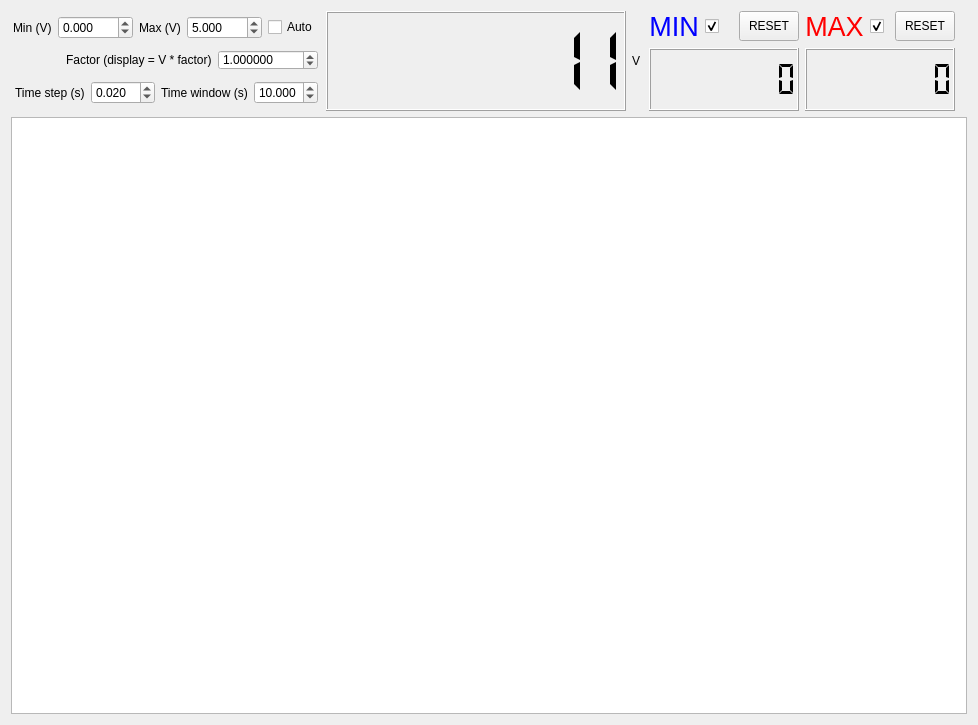
<?xml version="1.0" encoding="UTF-8"?>
<ui version="4.0">
 <class>keithleyOscillo</class>
 <widget class="QWidget" name="keithleyOscillo">
  <property name="geometry">
   <rect>
    <x>0</x>
    <y>0</y>
    <width>978</width>
    <height>725</height>
   </rect>
  </property>
  <property name="windowTitle">
   <string>Keithley Voltmeter</string>
  </property>
  <layout class="QVBoxLayout" name="verticalLayout">
   <item>
    <layout class="QGridLayout" name="gridLayout">
     <item row="0" column="6">
      <widget class="QLabel" name="label_5">
       <property name="styleSheet">
        <string notr="true">font: 40pt &quot;MS Shell Dlg 2&quot;;</string>
       </property>
       <property name="text">
        <string>V</string>
       </property>
      </widget>
     </item>
     <item row="0" column="12">
      <spacer name="horizontalSpacer">
       <property name="orientation">
        <enum>Qt::Horizontal</enum>
       </property>
       <property name="sizeHint" stdset="0">
        <size>
         <width>50</width>
         <height>20</height>
        </size>
       </property>
      </spacer>
     </item>
     <item row="0" column="0">
      <layout class="QVBoxLayout" name="verticalLayout_2">
       <item>
        <layout class="QHBoxLayout" name="horizontalLayout">
         <item>
          <spacer name="horizontalSpacer_6">
           <property name="orientation">
            <enum>Qt::Horizontal</enum>
           </property>
           <property name="sizeHint" stdset="0">
            <size>
             <width>40</width>
             <height>20</height>
            </size>
           </property>
          </spacer>
         </item>
         <item>
          <widget class="QLabel" name="label">
           <property name="text">
            <string>Min (V)</string>
           </property>
          </widget>
         </item>
         <item>
          <widget class="QDoubleSpinBox" name="min">
           <property name="decimals">
            <number>3</number>
           </property>
           <property name="minimum">
            <double>-100.000000000000000</double>
           </property>
           <property name="maximum">
            <double>100.000000000000000</double>
           </property>
          </widget>
         </item>
         <item>
          <widget class="QLabel" name="label_2">
           <property name="text">
            <string>Max (V)</string>
           </property>
          </widget>
         </item>
         <item>
          <widget class="QDoubleSpinBox" name="max">
           <property name="decimals">
            <number>3</number>
           </property>
           <property name="minimum">
            <double>-100.000000000000000</double>
           </property>
           <property name="maximum">
            <double>100.000000000000000</double>
           </property>
           <property name="value">
            <double>5.000000000000000</double>
           </property>
          </widget>
         </item>
         <item>
          <widget class="QCheckBox" name="rangeAutoscaleBox">
           <property name="text">
            <string>Auto</string>
           </property>
          </widget>
         </item>
        </layout>
       </item>
       <item>
        <layout class="QHBoxLayout" name="horizontalLayout_5">
         <item>
          <spacer name="horizontalSpacer_5">
           <property name="orientation">
            <enum>Qt::Horizontal</enum>
           </property>
           <property name="sizeHint" stdset="0">
            <size>
             <width>40</width>
             <height>20</height>
            </size>
           </property>
          </spacer>
         </item>
         <item>
          <widget class="QLabel" name="label_6">
           <property name="text">
            <string>Factor (display = V * factor)</string>
           </property>
          </widget>
         </item>
         <item>
          <widget class="QDoubleSpinBox" name="scalingFactor">
           <property name="minimumSize">
            <size>
             <width>100</width>
             <height>20</height>
            </size>
           </property>
           <property name="maximumSize">
            <size>
             <width>100</width>
             <height>20</height>
            </size>
           </property>
           <property name="decimals">
            <number>6</number>
           </property>
           <property name="maximum">
            <double>999999999.999999046325684</double>
           </property>
           <property name="value">
            <double>1.000000000000000</double>
           </property>
          </widget>
         </item>
        </layout>
       </item>
       <item>
        <layout class="QHBoxLayout" name="horizontalLayout_2">
         <item>
          <spacer name="horizontalSpacer_3">
           <property name="orientation">
            <enum>Qt::Horizontal</enum>
           </property>
           <property name="sizeHint" stdset="0">
            <size>
             <width>40</width>
             <height>20</height>
            </size>
           </property>
          </spacer>
         </item>
         <item>
          <widget class="QLabel" name="label_4">
           <property name="text">
            <string>Time step (s)</string>
           </property>
          </widget>
         </item>
         <item>
          <widget class="QDoubleSpinBox" name="tStep">
           <property name="decimals">
            <number>3</number>
           </property>
           <property name="minimum">
            <double>0.010000000000000</double>
           </property>
           <property name="singleStep">
            <double>0.010000000000000</double>
           </property>
           <property name="value">
            <double>0.020000000000000</double>
           </property>
          </widget>
         </item>
         <item>
          <widget class="QLabel" name="label_3">
           <property name="text">
            <string>Time window (s)</string>
           </property>
          </widget>
         </item>
         <item>
          <widget class="QDoubleSpinBox" name="tWindow">
           <property name="decimals">
            <number>3</number>
           </property>
           <property name="minimum">
            <double>0.001000000000000</double>
           </property>
           <property name="value">
            <double>10.000000000000000</double>
           </property>
          </widget>
         </item>
        </layout>
       </item>
      </layout>
     </item>
     <item row="0" column="1">
      <spacer name="horizontalSpacer_2">
       <property name="orientation">
        <enum>Qt::Horizontal</enum>
       </property>
       <property name="sizeHint" stdset="0">
        <size>
         <width>40</width>
         <height>20</height>
        </size>
       </property>
      </spacer>
     </item>
     <item row="0" column="7">
      <spacer name="horizontalSpacer_4">
       <property name="orientation">
        <enum>Qt::Horizontal</enum>
       </property>
       <property name="sizeHint" stdset="0">
        <size>
         <width>40</width>
         <height>20</height>
        </size>
       </property>
      </spacer>
     </item>
     <item row="0" column="5">
      <widget class="QLCDNumber" name="nbReading">
       <property name="minimumSize">
        <size>
         <width>300</width>
         <height>100</height>
        </size>
       </property>
       <property name="font">
        <font>
         <stylestrategy>PreferDefault</stylestrategy>
         <kerning>true</kerning>
        </font>
       </property>
       <property name="layoutDirection">
        <enum>Qt::LeftToRight</enum>
       </property>
       <property name="autoFillBackground">
        <bool>true</bool>
       </property>
       <property name="smallDecimalPoint">
        <bool>false</bool>
       </property>
       <property name="numDigits">
        <number>8</number>
       </property>
       <property name="segmentStyle">
        <enum>QLCDNumber::Flat</enum>
       </property>
       <property name="value" stdset="0">
        <double>11.000000000000000</double>
       </property>
       <property name="intValue" stdset="0">
        <number>11</number>
       </property>
      </widget>
     </item>
     <item row="0" column="9">
      <layout class="QVBoxLayout" name="verticalLayout_5">
       <item>
        <layout class="QHBoxLayout" name="horizontalLayout_3">
         <item>
          <widget class="QLabel" name="label_8">
           <property name="font">
            <font>
             <pointsize>20</pointsize>
            </font>
           </property>
           <property name="styleSheet">
            <string notr="true">color: rgb(0, 0, 255);</string>
           </property>
           <property name="text">
            <string>MIN</string>
           </property>
           <property name="alignment">
            <set>Qt::AlignCenter</set>
           </property>
          </widget>
         </item>
         <item>
          <widget class="QCheckBox" name="nbMinEnabled">
           <property name="text">
            <string/>
           </property>
           <property name="checked">
            <bool>true</bool>
           </property>
          </widget>
         </item>
         <item>
          <widget class="QPushButton" name="nbMinReadingReset">
           <property name="minimumSize">
            <size>
             <width>60</width>
             <height>30</height>
            </size>
           </property>
           <property name="maximumSize">
            <size>
             <width>60</width>
             <height>30</height>
            </size>
           </property>
           <property name="text">
            <string>RESET</string>
           </property>
          </widget>
         </item>
        </layout>
       </item>
       <item>
        <widget class="QLCDNumber" name="nbMinReading">
         <property name="minimumSize">
          <size>
           <width>150</width>
           <height>0</height>
          </size>
         </property>
         <property name="smallDecimalPoint">
          <bool>false</bool>
         </property>
         <property name="numDigits">
          <number>8</number>
         </property>
         <property name="segmentStyle">
          <enum>QLCDNumber::Flat</enum>
         </property>
         <property name="value" stdset="0">
          <double>0.000000000000000</double>
         </property>
        </widget>
       </item>
      </layout>
     </item>
     <item row="0" column="10">
      <layout class="QVBoxLayout" name="verticalLayout_4">
       <item>
        <layout class="QHBoxLayout" name="horizontalLayout_6">
         <item>
          <widget class="QLabel" name="label_7">
           <property name="font">
            <font>
             <family>MS Shell Dlg 2</family>
             <pointsize>20</pointsize>
             <weight>50</weight>
             <italic>false</italic>
             <bold>false</bold>
            </font>
           </property>
           <property name="styleSheet">
            <string notr="true">font: 20pt &quot;MS Shell Dlg 2&quot;;
color: rgb(255, 0, 0);</string>
           </property>
           <property name="text">
            <string>MAX</string>
           </property>
           <property name="alignment">
            <set>Qt::AlignCenter</set>
           </property>
          </widget>
         </item>
         <item>
          <widget class="QCheckBox" name="nbMaxEnabled">
           <property name="text">
            <string/>
           </property>
           <property name="checked">
            <bool>true</bool>
           </property>
          </widget>
         </item>
         <item>
          <widget class="QPushButton" name="nbMaxReadingReset">
           <property name="minimumSize">
            <size>
             <width>60</width>
             <height>30</height>
            </size>
           </property>
           <property name="maximumSize">
            <size>
             <width>60</width>
             <height>30</height>
            </size>
           </property>
           <property name="styleSheet">
            <string notr="true"/>
           </property>
           <property name="text">
            <string>RESET</string>
           </property>
          </widget>
         </item>
        </layout>
       </item>
       <item>
        <widget class="QLCDNumber" name="nbMaxReading">
         <property name="minimumSize">
          <size>
           <width>150</width>
           <height>0</height>
          </size>
         </property>
         <property name="smallDecimalPoint">
          <bool>false</bool>
         </property>
         <property name="numDigits">
          <number>8</number>
         </property>
         <property name="segmentStyle">
          <enum>QLCDNumber::Flat</enum>
         </property>
         <property name="value" stdset="0">
          <double>0.000000000000000</double>
         </property>
        </widget>
       </item>
      </layout>
     </item>
    </layout>
   </item>
   <item>
    <widget class="PlotWidget" name="graphicsView"/>
   </item>
  </layout>
 </widget>
 <customwidgets>
  <customwidget>
   <class>PlotWidget</class>
   <extends>QGraphicsView</extends>
   <header>pyqtgraph</header>
  </customwidget>
 </customwidgets>
 <tabstops>
  <tabstop>min</tabstop>
  <tabstop>max</tabstop>
  <tabstop>rangeAutoscaleBox</tabstop>
  <tabstop>scalingFactor</tabstop>
  <tabstop>tStep</tabstop>
  <tabstop>tWindow</tabstop>
  <tabstop>nbMaxEnabled</tabstop>
  <tabstop>nbMaxReadingReset</tabstop>
  <tabstop>nbMinEnabled</tabstop>
  <tabstop>nbMinReadingReset</tabstop>
  <tabstop>graphicsView</tabstop>
 </tabstops>
 <resources/>
 <connections/>
</ui>
